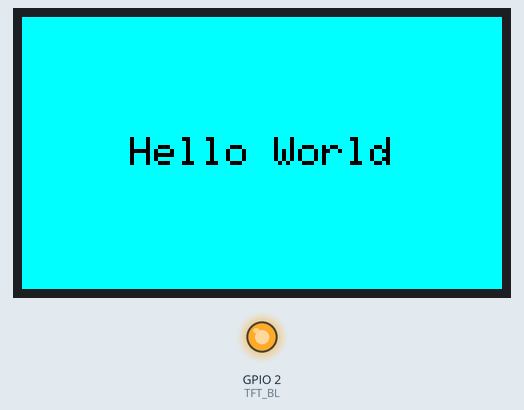
Recording of a program running on a simulated ESP32-S3. Parts: 480×272 colour display, output pins drawn as LEDs (lit = HIGH).

Above: at 0.3 s.

The program:

main.cpp
```cpp
#include <Arduino.h>
#include <Arduino_GFX_Library.h>

Arduino_ESP32RGBPanel *panel = new Arduino_ESP32RGBPanel(
    40 /* DE */, 41 /* VSYNC */, 39 /* HSYNC */, 42 /* DCLK */,
    45 /* R0 */, 48 /* R1 */, 47 /* R2 */, 21 /* R3 */, 14 /* R4 */,
    5 /* G0 */, 6 /* G1 */, 7 /* G2 */, 15 /* G3 */, 16 /* G4 */, 4 /* G5 */,
    8 /* B0 */, 3 /* B1 */, 46 /* B2 */, 9 /* B3 */, 1 /* B4 */,
    0 /*hsync_polarity*/, 8 /* hsync_front_porch*/, 4 /* hsync_pulse_width*/, 43 /* hsync_back_porch*/,
      0 /*vsync_polarity*/ , 8 /*vsync_front_porch*/ , 4 /*vsync_pulse_width*/ , 12 /*vsync_back_porch*/ ,
      1 /*pclk_active_neg*/ , 9000000 /*prefer_speed*/ , false /*useBigEndian*/ ,
      0 /*de_idle_high*/, 0 /*pclk_idle_high*/
);

/* More display class: https://github.com/moononournation/Arduino_GFX/wiki/Display-Class */
  //bus, DF_GFX_RST, 0 /* rotation */, false /* IPS */);
  /*Set to your screen resolution*/
#define TFT_HOR_RES   480
#define TFT_VER_RES   272

Arduino_GFX *gfx = new Arduino_RGB_Display(TFT_HOR_RES,TFT_VER_RES,panel);
#define TFT_BL 2

void backlightSetup() {
  pinMode(TFT_BL,OUTPUT);
  digitalWrite(TFT_BL,HIGH);
}

const char *hw = "Hello World";
void setup() {
  backlightSetup();
  Serial.begin(115200);
  gfx->begin();
  gfx->setRotation(2);
  gfx->fillScreen(CYAN);
  gfx->setTextSize(4);
  gfx->setTextColor(BLACK);
  // calculate size of text then calculate x,y co-ordinates to place in center of the screen
  int16_t x,y;
  uint16_t w,h;
  gfx->getTextBounds(hw,0,0,&x,&y,&w,&h);
  gfx->setCursor((gfx->width()-w)/2,(gfx->height()-h)/2);
  gfx->print(hw);

}

void loop() {
  // put your main code here, to run repeatedly:
}
```
